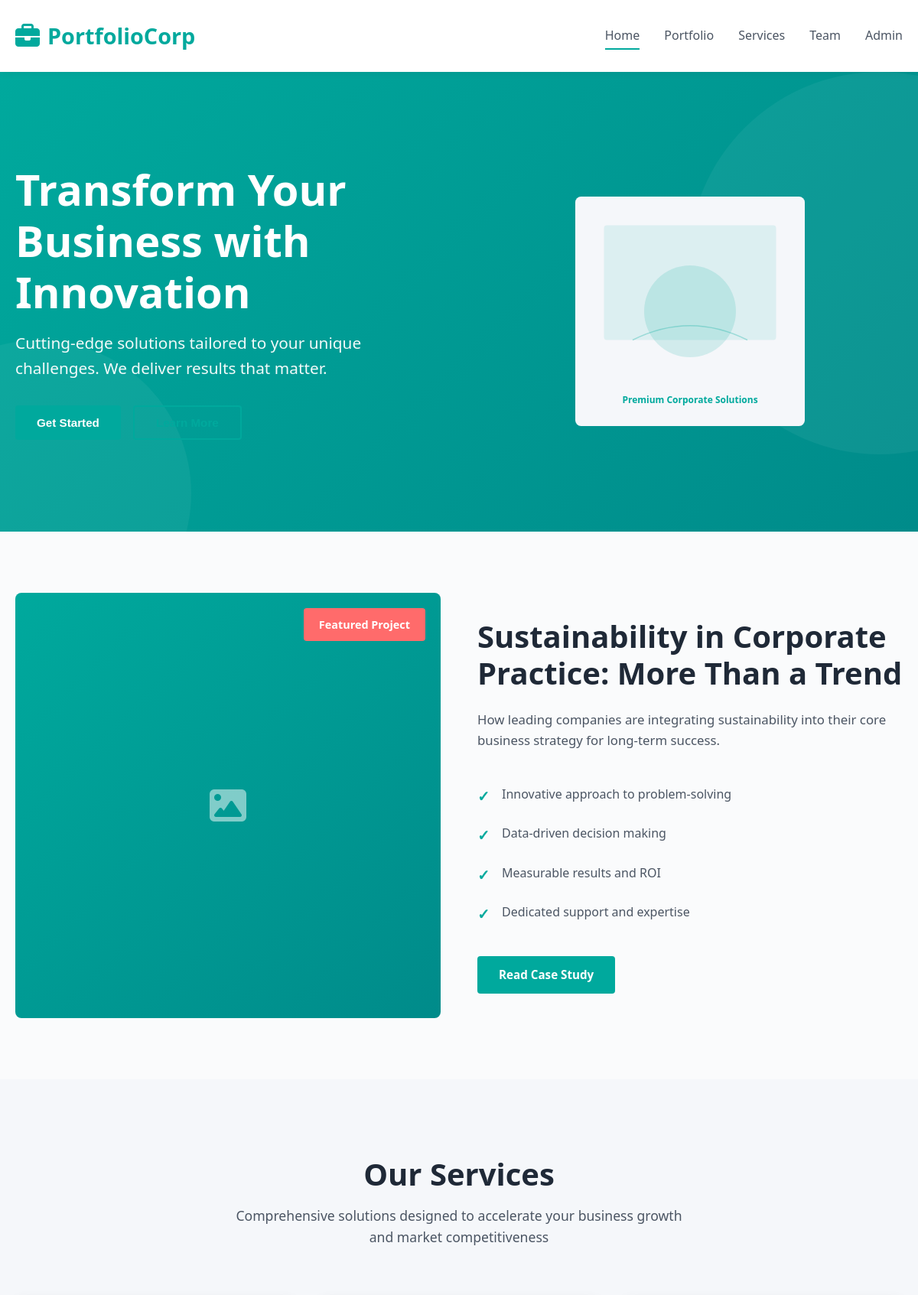
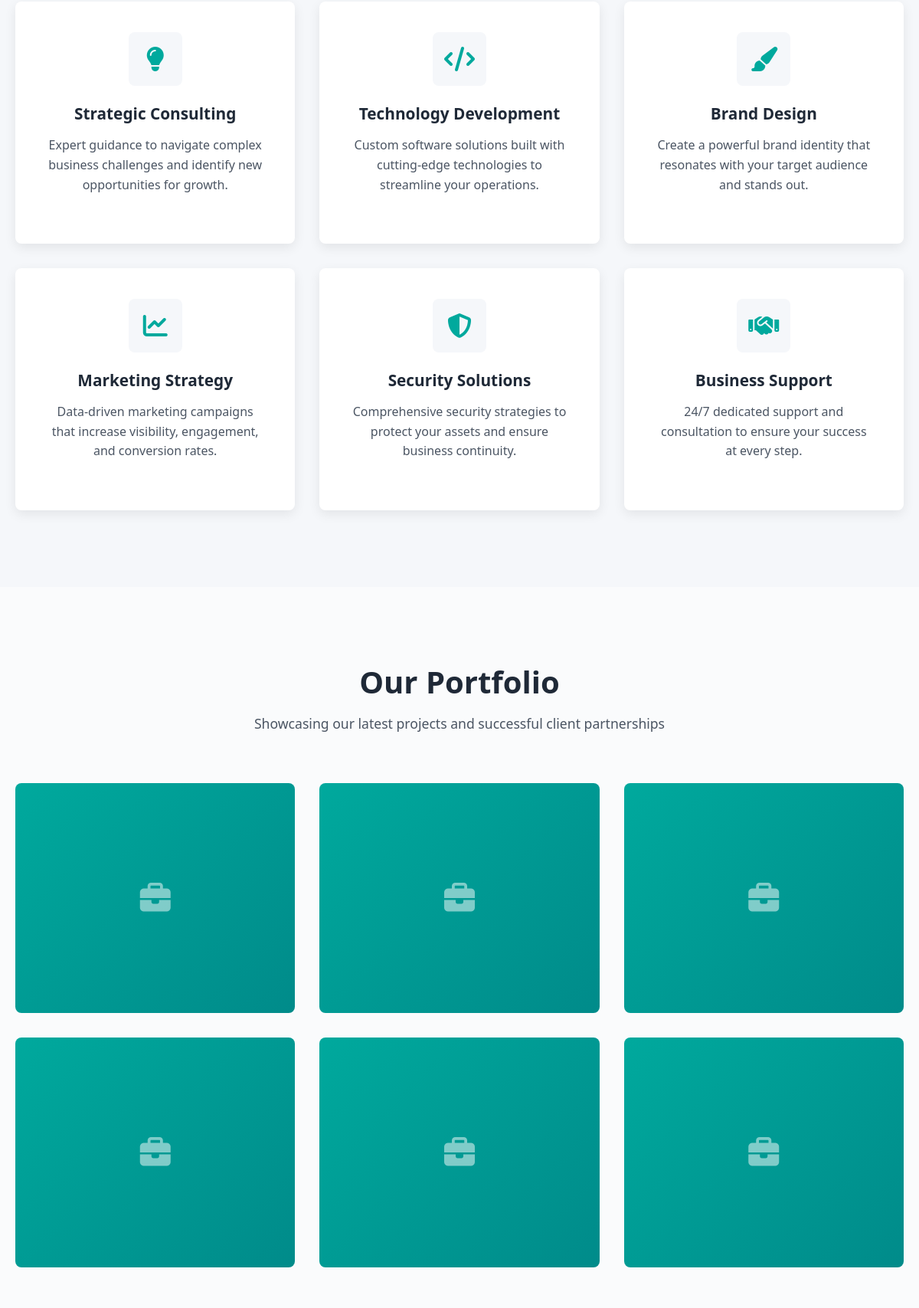
The page / (upper part) on the database its author committed (2 pictures, top to bottom).
### blog/models.py (models this page shows, shortened)
class Post(models.Model):
    STATUS_CHOICES = (
        ('draft', 'Draft'),
        ('published', 'Published'),
    )
    title = models.CharField(max_length=200)
    slug = models.SlugField(max_length=200, unique=True)
    author = models.ForeignKey(User, on_delete=models.CASCADE, related_name='blog_posts')
    category = models.ForeignKey(Category, on_delete=models.SET_NULL, null=True, related_name='posts')
    content = models.TextField()
    excerpt = models.TextField(max_length=500, blank=True)
    featured_image = models.ImageField(upload_to='blog_images/%Y/%m/%d/', null=True, blank=True)
    status = models.CharField(max_length=10, choices=STATUS_CHOICES, default='draft')
    created_at = models.DateTimeField(auto_now_add=True)
    updated_at = models.DateTimeField(auto_now=True)
    published_at = models.DateTimeField(null=True, blank=True)
    views_count = models.IntegerField(default=0)
    class Meta:
        ordering = ['-published_at', '-created_at']
        indexes = [
            models.Index(fields=['-published_at']),
            models.Index(fields=['slug']),
        ]
    def get_absolute_url(self):
        return reverse('blog:post-detail', kwargs={'slug': self.slug})

### blog/views.py (the view)
# urls.py: path('', views.home, name='home'),
def home(request):
    posts = Post.objects.filter(status='published')
    categories = Category.objects.all()
    featured_post = posts.first() if posts else None
    context = {
        'posts': posts,
        'categories': categories,
        'featured_post': featured_post,
    }
    return render(request, 'blog/index.html', context)

### blog/templates/blog/index.html (shortened to what this page needs)
{% extends 'base.html' %}
{% load static %}
{% block content %}
<section class="hero">
    <div class="container">
        <div style="display: grid; grid-template-columns: 1fr 1fr; gap: 3rem; align-items: center;">
            <div class="hero-content">
                <h1>Transform Your Business with Innovation</h1>
                <p>Cutting-edge solutions tailored to your unique challenges. We deliver results that matter.</p>
                <div class="hero-buttons">
                    <button class="btn btn-primary">Get Started</button>
                    <button class="btn btn-outline">Learn More</button>
                </div>
            </div>
            <div class="hero-image">
                <svg style="width: 100%; height: 300px;" viewBox="0 0 400 400" xmlns="http://www.w3.org/2000/svg">
                    <text x="200" y="360" font-size="16" fill="#00A99D" text-anchor="middle" font-weight="600">Premium Corporate Solutions</text>
                </svg>
            </div>
        </div>
    </div>
</section>
{% if featured_post %}
<section class="featured-container" style="margin: 80px 0;">
    <div class="container" style="grid-column: 1 / -1;">
        <div style="display: grid; grid-template-columns: 1fr 1fr; gap: 3rem; align-items: center;">
            <div class="featured-image">
                {% if featured_post.featured_image %}
                    <img src="{{ featured_post.featured_image.url }}" alt="{{ featured_post.title }}">
                {% else %}
                    <div style="width: 100%; aspect-ratio: 1; background: linear-gradient(135deg, #00A99D 0%, #008B8A 100%); border-radius: 8px; display: flex; align-items: center; justify-content: center; color: white;">
                        <i class="fas fa-image" style="font-size: 3rem; opacity: 0.5;"></i>
                    </div>
                {% endif %}
                <div class="featured-badge">Featured Project</div>
            </div>
            <div class="featured-content">
                <h2>{{ featured_post.title }}</h2>
                <p>{{ featured_post.excerpt }}</p>
                <ul class="feature-list">
                    <li>Innovative approach to problem-solving</li>
                    <li>Data-driven decision making</li>
                    <li>Measurable results and ROI</li>
                    <li>Dedicated support and expertise</li>
                </ul>
                <a href="{{ featured_post.get_absolute_url }}" class="btn btn-primary">Read Case Study</a>
            </div>
        </div>
    </div>
</section>
{% endif %}
<section class="services" id="services">
    <div class="container">
        <div class="section-header">
            <h2>Our Services</h2>
            <p>Comprehensive solutions designed to accelerate your business growth and market competitiveness</p>
        </div>
        <div class="services-grid">
            <div class="service-card">
                <div class="service-icon">
                    <i class="fas fa-lightbulb"></i>
                </div>
                <h3>Strategic Consulting</h3>
                <p>Expert guidance to navigate complex business challenges and identify new opportunities for growth.</p>
            </div>
            <div class="service-card">
                <div class="service-icon">
                    <i class="fas fa-code"></i>
                </div>
                <h3>Technology Development</h3>
                <p>Custom software solutions built with cutting-edge technologies to streamline your operations.</p>
            </div>
            <div class="service-card">
                <div class="service-icon">
                    <i class="fas fa-paint-brush"></i>
                </div>
                <h3>Brand Design</h3>
                <p>Create a powerful brand identity that resonates with your target audience and stands out.</p>
            </div>
            <div class="service-card">
                <div class="service-icon">
                    <i class="fas fa-chart-line"></i>
                </div>
                <h3>Marketing Strategy</h3>
                <p>Data-driven marketing campaigns that increase visibility, engagement, and conversion rates.</p>
            </div>
            <div class="service-card">
                <div class="service-icon">
                    <i class="fas fa-shield-alt"></i>
                </div>
                <h3>Security Solutions</h3>
                <p>Comprehensive security strategies to protect your assets and ensure business continuity.</p>
            </div>
            <div class="service-card">
                <div class="service-icon">
                    <i class="fas fa-handshake"></i>
                </div>
                <h3>Business Support</h3>
                <p>24/7 dedicated support and consultation to ensure your success at every step.</p>
            </div>
        </div>
    </div>
</section>
<section class="portfolio">
    <div class="container">
        <div class="section-header">
            <h2>Our Portfolio</h2>
            <p>Showcasing our latest projects and successful client partnerships</p>
        </div>
        <div class="portfolio-grid">
            {% if posts %}
                {% for post in posts|slice:":6" %}
                <div class="portfolio-item">
                    {% if post.featured_image %}
                        <img src="{{ post.featured_image.url }}" alt="{{ post.title }}" class="portfolio-image">
                    {% else %}
                        <div style="width: 100%; height: 100%; background: linear-gradient(135deg, #00A99D 0%, #008B8A 100%); display: flex; align-items: center; justify-content: center;">
                            <i class="fas fa-briefcase" style="font-size: 2.5rem; color: white; opacity: 0.5;"></i>
                        </div>
                    {% endif %}
                </div>
                {% endfor %}
            {% endif %}
        </div>
    </div>
</section>
{% endblock %}

### static/css/style.css (style rules this page uses)
:root { --primary-color: #00A99D; --primary-dark: #008B8A; --accent-color: #FF6B6B; --light-color: #F5F7FA; --dark-color: #1F2937; --text-color: #4B5563; --border-color: #E5E7EB; --white: #FFFFFF; }
* { margin: 0; padding: 0; box-sizing: border-box; }
html { scroll-behavior: smooth; }
body { font-family: 'Segoe UI', Tahoma, Geneva, Verdana, sans-serif; color: var(--text-color); background-color: #FAFBFC; line-height: 1.6; }
h1, h2, h3, h4, h5, h6 { color: var(--dark-color); font-weight: 700; line-height: 1.2; }
h1 { font-size: 3rem; }
h2 { font-size: 2.5rem; }
h3 { font-size: 1.8rem; }
p { margin-bottom: 1rem; }
a { color: var(--primary-color); text-decoration: none; transition: color 0.3s ease; }
.btn, button { padding: 12px 28px; border: none; border-radius: 4px; font-weight: 600; cursor: pointer; transition: all 0.3s ease; text-decoration: none; display: inline-block; font-size: 0.95rem; }
.btn-primary { background-color: var(--primary-color); color: var(--white); }
.btn-outline { border: 2px solid var(--primary-color); color: var(--primary-color); background-color: transparent; }
.container { max-width: 1200px; margin: 0 auto; padding: 0 20px; }
.hero { background: linear-gradient(135deg, var(--primary-color) 0%, var(--primary-dark) 100%); color: var(--white); padding: 120px 0; position: relative; overflow: hidden; }
.hero::before { content: ''; position: absolute; top: 0; right: -200px; width: 500px; height: 500px; background: rgba(255, 255, 255, 0.05); border-radius: 50%; }
.hero::after { content: ''; position: absolute; bottom: -150px; left: -150px; width: 400px; height: 400px; background: rgba(255, 255, 255, 0.05); border-radius: 50%; }
.hero-content { position: relative; z-index: 1; }
.hero h1 { color: var(--white); margin-bottom: 1rem; font-size: 3.5rem; }
.hero p { font-size: 1.3rem; margin-bottom: 2rem; opacity: 0.95; }
.hero-buttons { display: flex; gap: 1rem; flex-wrap: wrap; }
.hero-image { position: relative; margin-top: 2rem; }
.featured-container { display: grid; grid-template-columns: 1fr 1fr; gap: 3rem; align-items: center; margin: 80px 0; }
.featured-image { position: relative; }
.featured-badge { position: absolute; top: 20px; right: 20px; background-color: var(--accent-color); color: var(--white); padding: 10px 20px; border-radius: 4px; font-weight: 600; font-size: 0.9rem; }
.featured-content h2 { margin-bottom: 1.5rem; }
.featured-content p { font-size: 1.05rem; margin-bottom: 1.5rem; color: var(--text-color); }
.feature-list { list-style: none; margin: 2rem 0; }
.feature-list li { padding: 0.8rem 0; padding-left: 2rem; position: relative; color: var(--text-color); }
.feature-list li::before { content: '✓'; position: absolute; left: 0; color: var(--primary-color); font-weight: 700; font-size: 1.2rem; }
.services { background-color: var(--light-color); padding: 100px 0; }
.section-header { text-align: center; margin-bottom: 4rem; }
.section-header h2 { margin-bottom: 1rem; }
.section-header p { font-size: 1.1rem; color: var(--text-color); max-width: 600px; margin: 0 auto; }
.services-grid { display: grid; grid-template-columns: repeat(auto-fit, minmax(300px, 1fr)); gap: 2rem; }
.service-card { background-color: var(--white); padding: 2.5rem; border-radius: 8px; text-align: center; transition: all 0.3s ease; box-shadow: 0 5px 15px rgba(0,0,0,0.08); }
.service-icon { width: 70px; height: 70px; background-color: var(--light-color); border-radius: 8px; display: flex; align-items: center; justify-content: center; margin: 0 auto 1.5rem; font-size: 2rem; color: var(--primary-color); }
.service-card h3 { margin-bottom: 1rem; font-size: 1.3rem; }
.service-card p { color: var(--text-color); margin-bottom: 1.5rem; }
.portfolio { padding: 100px 0; }
.portfolio-grid { display: grid; grid-template-columns: repeat(auto-fit, minmax(280px, 1fr)); gap: 2rem; }
.portfolio-item { position: relative; overflow: hidden; border-radius: 8px; height: 300px; }

### rows shown on the page
Post: title "Sustainability in Corporate Practice: More Than a Trend", excerpt "How leading companies are integrating sustainability into their core business strategy for long-term success."
